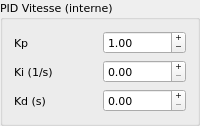
           <widget class="QGroupBox" name="groupbox_pid1">
            <property name="sizePolicy">
             <sizepolicy hsizetype="Preferred" vsizetype="Fixed">
              <horstretch>0</horstretch>
              <verstretch>100</verstretch>
             </sizepolicy>
            </property>
            <property name="font">
             <font>
              <family>DejaVu Sans</family>
              <pointsize>8</pointsize>
             </font>
            </property>
            <property name="title">
             <string>PID Vitesse (interne)</string>
            </property>
            <layout class="QVBoxLayout" name="verticalLayout_6">
             <item>
              <layout class="QHBoxLayout" name="horizontalLayout_4">
               <property name="sizeConstraint">
                <enum>QLayout::SetMinimumSize</enum>
               </property>
               <item>
                <widget class="QLabel" name="label_4">
                 <property name="font">
                  <font>
                   <family>DejaVu Sans</family>
                   <pointsize>8</pointsize>
                  </font>
                 </property>
                 <property name="text">
                  <string>Kp</string>
                 </property>
                </widget>
               </item>
               <item>
                <widget class="QDoubleSpinBox" name="pid1_sb_kp">
                 <property name="font">
                  <font>
                   <family>DejaVu Sans</family>
                   <pointsize>8</pointsize>
                  </font>
                 </property>
                 <property name="buttonSymbols">
                  <enum>QAbstractSpinBox::PlusMinus</enum>
                 </property>
                 <property name="maximum">
                  <double>1000.000000000000000</double>
                 </property>
                 <property name="value">
                  <double>1.000000000000000</double>
                 </property>
                </widget>
               </item>
              </layout>
             </item>
             <item>
              <layout class="QHBoxLayout" name="horizontalLayout_5">
               <property name="sizeConstraint">
                <enum>QLayout::SetMinimumSize</enum>
               </property>
               <item>
                <widget class="QLabel" name="label_5">
                 <property name="font">
                  <font>
                   <family>DejaVu Sans</family>
                   <pointsize>8</pointsize>
                  </font>
                 </property>
                 <property name="text">
                  <string>Ki (1/s)</string>
                 </property>
                </widget>
               </item>
               <item>
                <widget class="QDoubleSpinBox" name="pid1_sb_ki">
                 <property name="font">
                  <font>
                   <family>DejaVu Sans</family>
                   <pointsize>8</pointsize>
                  </font>
                 </property>
                 <property name="buttonSymbols">
                  <enum>QAbstractSpinBox::PlusMinus</enum>
                 </property>
                 <property name="maximum">
                  <double>10000.000000000000000</double>
                 </property>
                </widget>
               </item>
              </layout>
             </item>
             <item>
              <layout class="QHBoxLayout" name="horizontalLayout_6">
               <property name="sizeConstraint">
                <enum>QLayout::SetMinimumSize</enum>
               </property>
               <item>
                <widget class="QLabel" name="label_3">
                 <property name="font">
                  <font>
                   <family>DejaVu Sans</family>
                   <pointsize>8</pointsize>
                  </font>
                 </property>
                 <property name="text">
                  <string>Kd (s)</string>
                 </property>
                </widget>
               </item>
               <item>
                <widget class="QDoubleSpinBox" name="pid1_sb_kd">
                 <property name="font">
                  <font>
                   <family>DejaVu Sans</family>
                   <pointsize>8</pointsize>
                  </font>
                 </property>
                 <property name="buttonSymbols">
                  <enum>QAbstractSpinBox::PlusMinus</enum>
                 </property>
                 <property name="maximum">
                  <double>10000.000000000000000</double>
                 </property>
                </widget>
               </item>
              </layout>
             </item>
            </layout>
           </widget>
